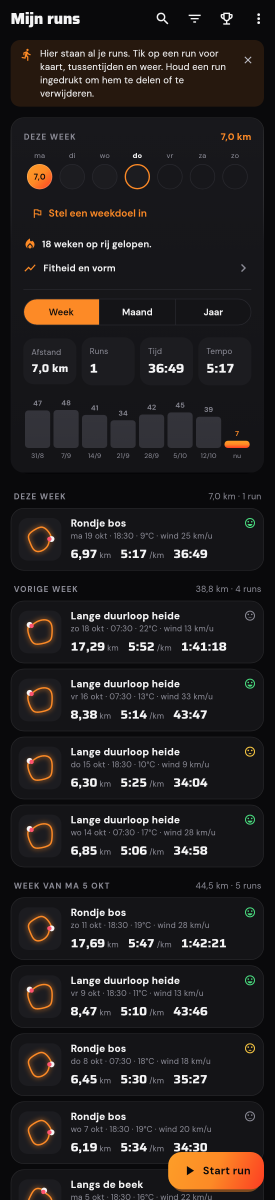
#> input picture 02_runs.png, 824 x 3600 px, given in place of origineel.png, which was not available (shown at 1/3 size)
$ python 1_uitsnijden.py 1.0
#> lines starting #> are read from the running program, lines starting #| are printed output that depends on the picture; pictures that were not available may be replaced by others from this repository, and a replacement may not be noted
import sys, numpy as np, cv2
img = cv2.imread('src/origineel.png')
#> img is the input picture: shape (3600, 824, 3); mean B, G, R 30, 30.1, 33.7
H, W = img.shape[:2]
#> H = 3600; W = 824
hsv = cv2.cvtColor(img, cv2.COLOR_BGR2HSV)
#> hsv: shape (3600, 824, 3); mean H, S, V 110.4, 46.3, 36.5
L = img.mean(2)
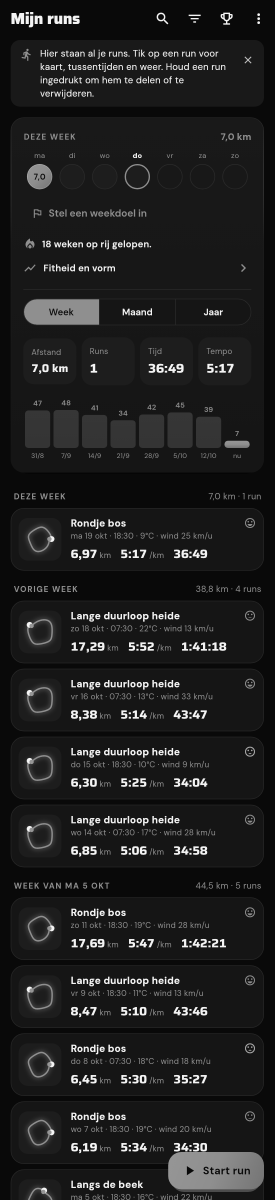
#> L: shape (3600, 824) float64 (shown at 1/3 size); min 5.67, max 244.3, mean 31.3

def grab(rect, thr_fg, thr_bg, name):
#> called with rect = (320, 225, 990, 830), thr_fg = 150, thr_bg = 95, name = 'k_raw'
    x0, y0, x1, y1 = rect
    mask = np.full((H, W), cv2.GC_BGD, np.uint8)
    sub = L[y0:y1, x0:x1]
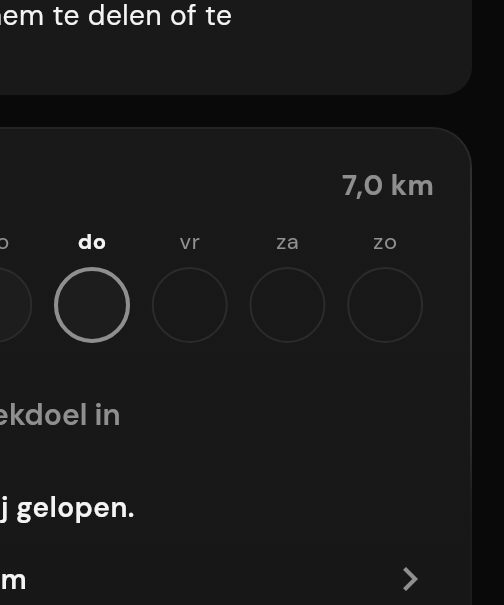
#> sub: shape (605, 504) float64; min 9.67, max 244.3, mean 26.3
    m = np.full(sub.shape, cv2.GC_PR_BGD, np.uint8)
    m[sub > thr_bg] = cv2.GC_PR_FGD
    m[sub > thr_fg] = cv2.GC_FGD
    mask[y0:y1, x0:x1] = m
    bgd = np.zeros((1, 65), np.float64); fgd = np.zeros((1, 65), np.float64)
    cv2.grabCut(img, mask, None, bgd, fgd, 6, cv2.GC_INIT_WITH_MASK)
    fg = ((mask == cv2.GC_FGD) | (mask == cv2.GC_PR_FGD)).astype(np.uint8)
    # grootste componenten houden (veinen weg)
    n, lab, stats, _ = cv2.connectedComponentsWithStats(fg, 8)
    keep = np.zeros_like(fg)
    areas = stats[1:, cv2.CC_STAT_AREA]
    big = areas.max()
    for i, a in enumerate(areas, 1):
        if a > big * float(sys.argv[1] if len(sys.argv) > 1 else 0.02): keep[lab == i] = 1
    # zachte rand
    alpha = cv2.GaussianBlur(keep.astype(np.float32), (0, 0), 0.8)
    rgba = np.dstack([img, (alpha * 255).astype(np.uint8)])
    cv2.imwrite(f'{name}.png', rgba[y0:y1, x0:x1])
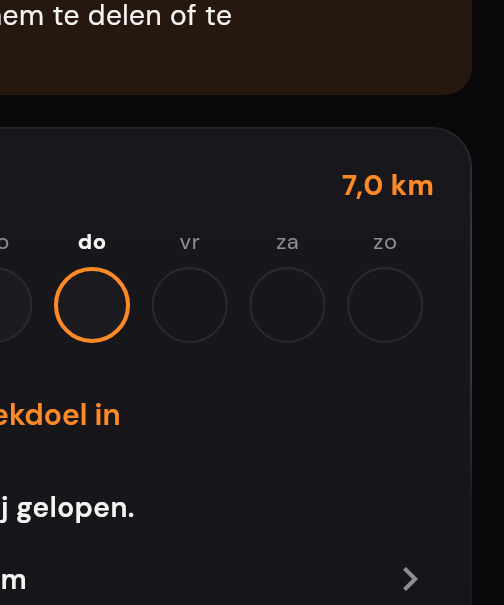
#> saved as k_raw.png: shape (605, 504, 4); mean B, G, R, A 25.8, 25, 28, 0
    print(name, n - 1, 'componenten', int(keep.sum()))
    return keep

grab((320, 225, 990, 830), 150, 95, 'k_raw')
grab((150, 860, 1110, 1010), 160, 110, 'tekst_raw')
#> call 2 of grab, with rect = (150, 860, 1110, 1010), thr_fg = 160, thr_bg = 110, name = 'tekst_raw'
#> in grab (call 2), `sub = L[y0:y1, x0:x1]`:
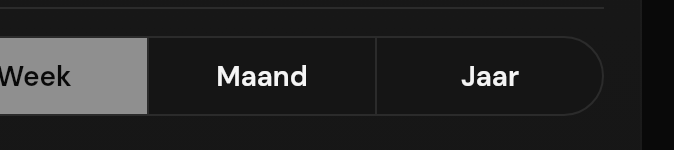
#> sub: shape (150, 674) float64; min 9.67, max 244.3, mean 37.9
#> in grab (call 2), `cv2.imwrite(f'{name}.png', rgba[y0:y1, x0:x1])`:
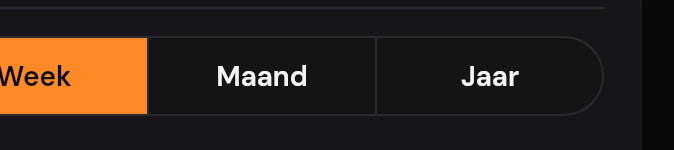
#> saved as tekst_raw.png: shape (150, 674, 4); mean B, G, R, A 28.8, 36.4, 48.4, 0

$ run again, on 03_run_detail.png
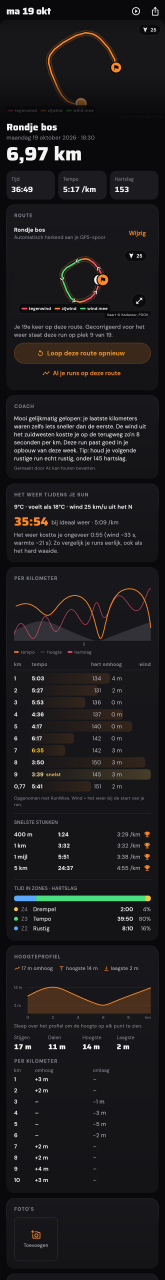
#> input picture 03_run_detail.png, 824 x 6400 px, given in place of origineel.png, which was not available (shown at 1/5 size)
#> img is the input picture: shape (6400, 824, 3); mean B, G, R 29.4, 27.9, 29.1
#> hsv: shape (6400, 824, 3); mean H, S, V 113, 41.6, 32.7
#> in grab, `cv2.imwrite(f'{name}.png', rgba[y0:y1, x0:x1])`:
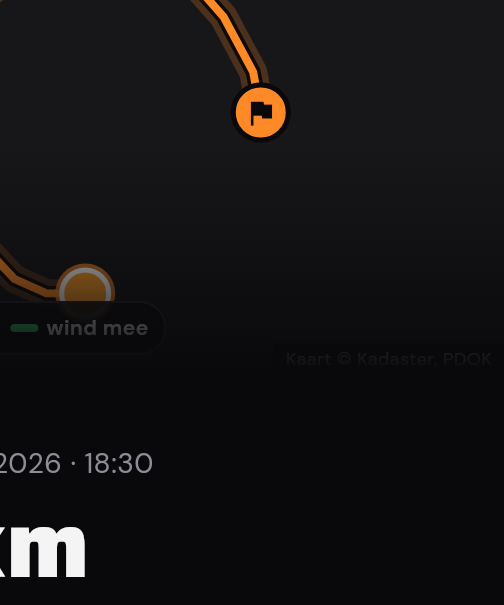
#> saved as k_raw.png: shape (605, 504, 4); mean B, G, R, A 20.4, 19.2, 20.5, 0
#> in grab (call 2), `sub = L[y0:y1, x0:x1]`:
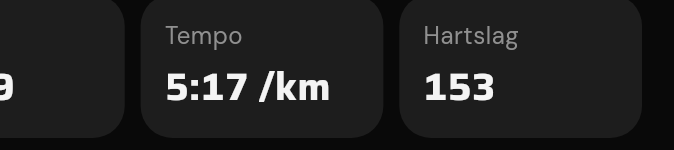
#> sub: shape (150, 674) float64; min 9.67, max 244.3, mean 33.4
